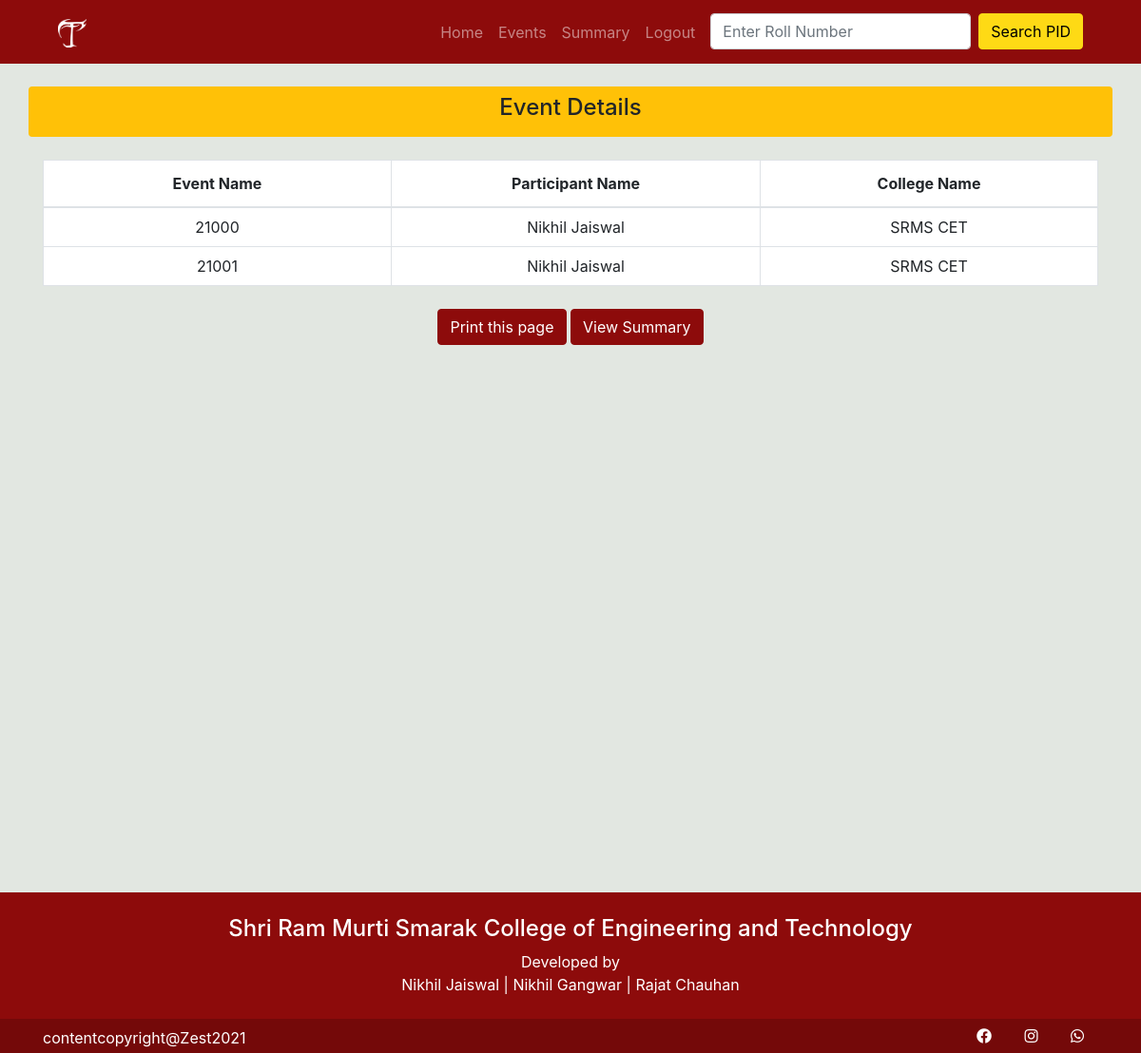
The page /zest/event_details/1/ (signed in) on the database as committed earlier.
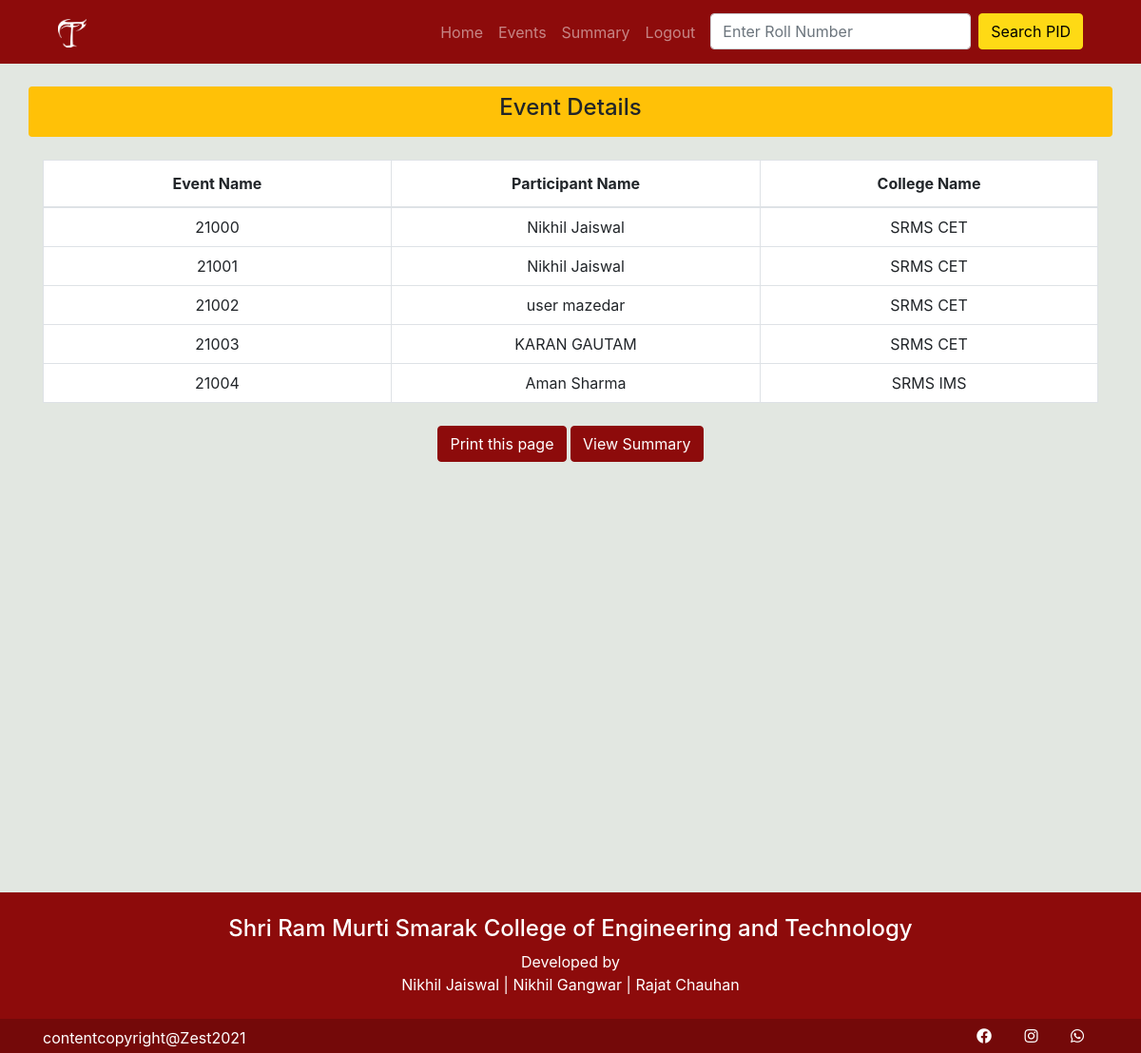
The same page on the database as committed later.
### zest/models.py (models this page shows, shortened)
class Pid(models.Model):
    id = models.BigAutoField(auto_created=True, primary_key=True, serialize=False, verbose_name='ID')
    name = models.CharField(max_length=50, help_text='Enter Name', validators=[validate_name])
    college_name = CharField(choices=COLLEGE_CHOICES, max_length=100, help_text='Select College')
    roll_no = models.IntegerField(unique=True)
    batch = models.CharField(choices=BATCH_CHOICES, max_length=25, help_text='Select Batch')
    course = models.CharField(choices=COURSE_CHOICES, max_length=25, help_text='Select Course')
    branch = models.CharField(choices=BRANCH_CHOICES, max_length=50, help_text='Select Branch')
    phone = models.IntegerField(help_text='Enter Mobile No',validators =[validate_phone])
    date_joined = models.DateTimeField(default=timezone.now)
    generated_by = models.ForeignKey(User, on_delete=models.PROTECT,related_name='gereted_pid')

### zest/views.py (the view)
# urls.py: path('event_details/<int:id>/', views.event_details, name='event_details'),
@login_required(login_url='/zest/login/')
def event_details(request,id):
  individual_event_obj =Individual_Event.objects.get(id=id)
  pids = individual_event_obj.pid.all()
  return render(request,'zest/event_details.html', {'pids': pids})

### zest/templates/zest/event_details.html
{% extends 'zest/base.html' %}
{% block content %}
<div class="container vh-100">
  <div class="row rounded mt-4 bg-warning">
    <div class="col-md-12 p-2 text-center">
      <h4>Event Details</h4>
    </div>
  </div>
  <div class="row mt-4">
    <div class="col-md-12">
      <table class="table table-bordered table-hover bg-white">
        <thead>
          <tr class="text-center">
            <th scope="col" style="width:33%">Event Name </th>
            <th scope="col" style="width:35%">Participant Name</th>
            <th scope="col" style="width:37%">College Name</th>
          </tr>
        </thead>
        <tbody>
          {% for pid in pids %}
          <tr>
            <td class="align-middle text-center p-2">{{pid.id}}</td>
            <td class="text-center align-middle p-2">{{pid.name}}</td>
            <td class="align-middle text-center p-2">{{pid.college_name}}</td>
          </tr>
          {% endfor %}
        </tbody>
      </table>
    </div>
  </div>
  <div class="row d-print-none">
    <div class="col-md-12 mt-2  text-center">
      <form>
        <input class="btn btn-color serach-btn " type="button" value="Print this page" onClick="window.print()">
        <a href="{% url 'event_summary' %}" class="btn btn-color serach-btn ">View Summary</a>
      </form>
    </div>
  </div>
</div>
{% endblock content %}

### zest/templates/zest/base.html (shortened to what this page needs)
{% load static %}
<!DOCTYPE html>
<html lang="en">
<head>
  <link rel="stylesheet" href="{% static 'zest/css/bootstrap.css' %}">
  <link rel="stylesheet" href="{% static 'zest/css/core.css' %}">
  <link rel="stylesheet" href="https://use.fontawesome.com/releases/v5.15.4/css/all.css">
</head>
<body>
  <div class="container-fluid nav_bg px-0">
    <div class="container">
      {% include 'zest/navbar.html' %}
    </div>
  </div>
  {% block content %}
  {% endblock content %}
  <div class="">
      {% include 'zest/footer.html' %}
  </div>
</body>
</html>

### zest/templates/zest/navbar.html (shortened to what this page needs)
{% load static %}
<div class="row">
  <div class="col-md-12 py-1">
    <nav class="navbar navbar-expand-lg navbar-dark">
      <a class="navbar-brand" href="{% url 'home' %}">
      <img src="{% static 'zest/images/Tyro.png' %}" alt="" width="30" height="30" class="d-inline-block align-text-top">
      </a>
      <div class="collapse navbar-collapse" id="navbarSupportedContent">
        <ul class="navbar-nav ml-auto ">
          <li class="nav-item">
            <a href="{% url 'home' %}"class="nav-link">Home</a>
          </li>
          {% if request.user.is_authenticated %}
          <li class="nav-item">
            <a href="{% url 'register_event' %}"class="nav-link">Events</a>
          </li>
          <li class="nav-item">
            <a href="{% url 'event_summary' %}"class="nav-link">Summary</a>
          </li>
          <li class="nav-item">
            <a class="nav-link " href="{% url 'logout' %}">Logout</a>
          </li>
          <li class="nav-item">
            <form action="{% url 'search_pid' %}" method="POST" class="form-inline" novalidate>
              <input class="form-control mx-sm-2" type="search" placeholder="Enter Roll Number" name="roll_no" aria-label="Search">
              <button class="btn btn-nav my-2 my-sm-0" type="submit">Search PID</button>
            </form>
          </li>
          {% endif %}
        </ul>
      </div>
    </nav>
  </div>
</div>

### zest/templates/zest/footer.html
<div class="concontainer-fluid footer-bg-1 mt-5 px-0 d-print-none">
  <div class="container">
    <div class="row justify-content-center text-white text-center">
      <div class="col-md-8 py-4 ">
        <h4>Shri Ram Murti Smarak College of Engineering and Technology</h4>
        <p class="mb-0">Developed by</p>
        <p class="mb-0">Nikhil Jaiswal | Nikhil Gangwar | Rajat Chauhan</p>
      </div>
    </div>
  </div>
</div>
<div class="concontainer-fluid footer-bg-2 px-0 d-print-none">
  <div class="container">
    <div class="row footer-bg-2">
      <div class="col-md-6 text-white pt-2">
        contentcopyright@Zest2021
      </div>
      <div class="col-md-6">
        <ul class="social float-md-right">
          <li><a class="fab fa-facebook" href=""></a></li>
          <li><a class="fab fa-instagram" href=""></a></li>
          <li><a class="fab fa-whatsapp" href=""></a></li>
        </ul>
      </div>
    </div>
  </div>
</div>

### zest/static/zest/css/core.css (style rules this page uses)
:root { --theme: #8d0b0b; --bgcolor: #126364; --yellow: #FEDA15; }
body { background: #E2E7E1; }
.nav_bg { background-color: var(--theme); }
.footer-bg-1 { background: var(--theme); }
.footer-bg-2 { background: #740909; }
.btn-color { color: #fff; background-color: var(--theme); border-color: var(--theme); }
.btn-nav { color: rgb(0, 0, 0); background-color: var(--yellow); border-color: var(--yellow); }
.social { list-style: none; margin: 0; padding: 0; }
.social li { display: inline-block; }
.social li a { color: white; padding: 10px 15px; display: block; }

Rows that differ between the two databases and show on the page:
added Pid: id "21002", name "user mazedar", college_name "SRMS CET"
added Pid: id "21003", name "KARAN GAUTAM", college_name "SRMS CET"
added Pid: id "21004", name "Aman Sharma", college_name "SRMS IMS"
